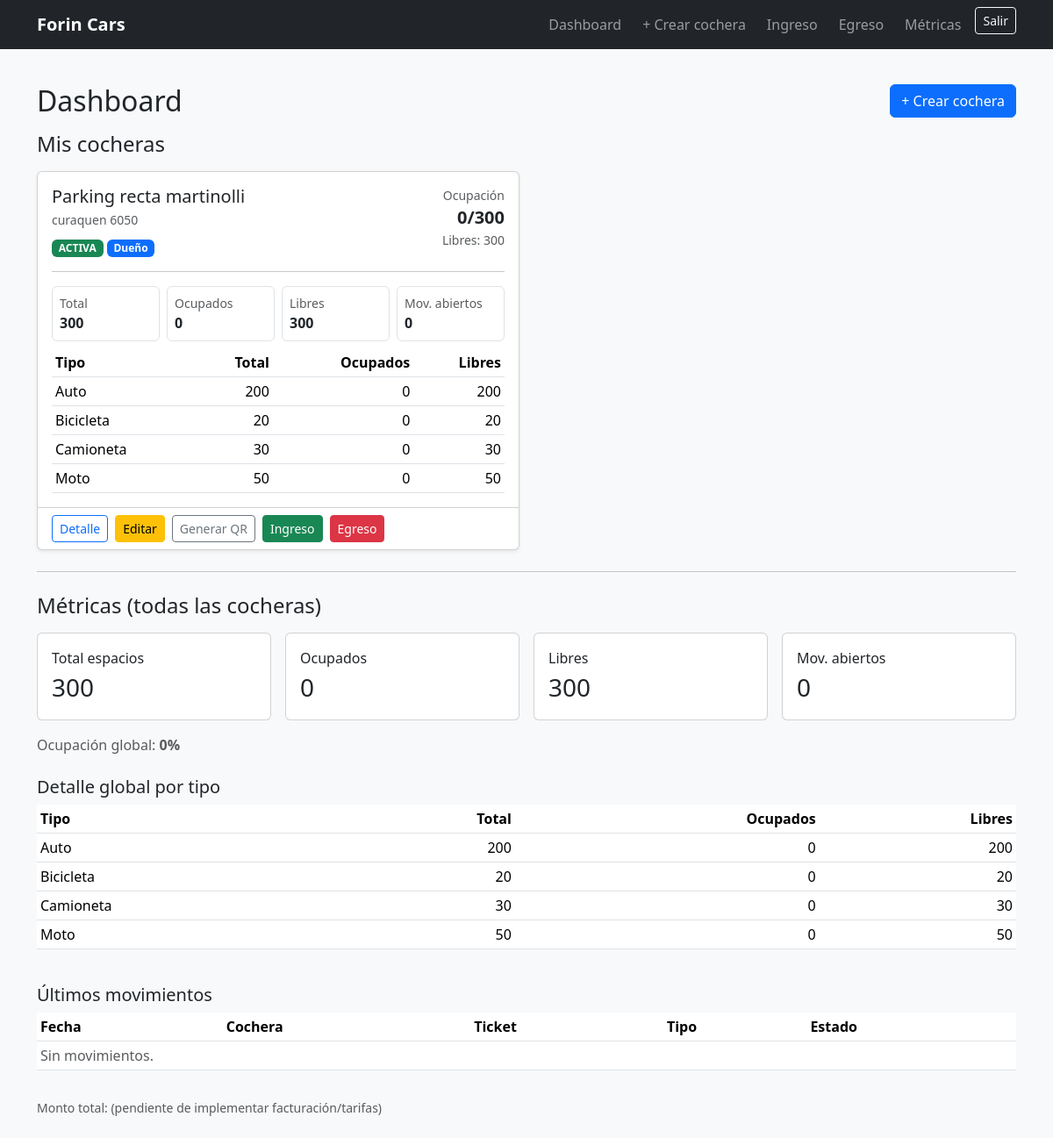
/dashboard/ (signed in), run on an earlier commit of the app's database.
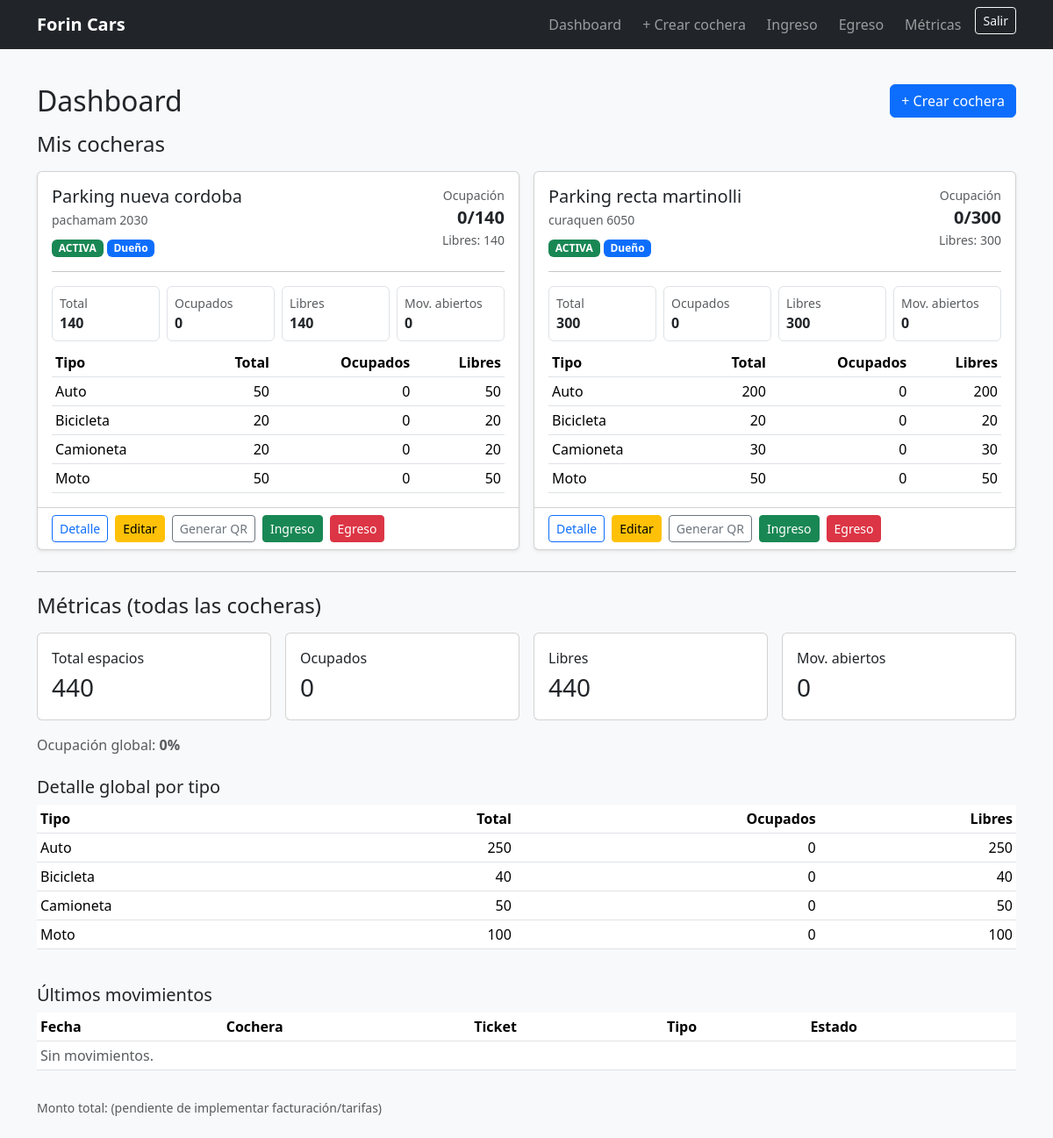
And on a later commit of the database.
### parking/models.py (models this page shows, shortened)
class Cochera(models.Model):
    owner = models.ForeignKey(
        settings.AUTH_USER_MODEL,
        on_delete=models.CASCADE,
        related_name="cocheras",
    )
    nombre = models.CharField(max_length=120)
    direccion = models.CharField(max_length=200, blank=True)
    activa = models.BooleanField(default=True)
    created_at = models.DateTimeField(auto_now_add=True)
    empleados = models.ManyToManyField(
        settings.AUTH_USER_MODEL,
        related_name="cocheras_asignadas",
        blank=True,
        through="CocheraEmpleado",
    )

class TipoEspacio(models.Model):
    nombre = models.CharField(max_length=60, unique=True)

### users/views.py (the view)
# urls.py: path("dashboard/", views.dashboard_view, name="dashboard"),
@login_required
def dashboard_view(request):
    user = request.user
    is_superadmin = user.is_superuser
    is_admin_dueno = is_superadmin or user.groups.filter(name="ADMIN_DUENO").exists()
    is_admin_empleado = is_superadmin or user.groups.filter(name="ADMIN_EMPLEADO").exists()
    can_manage_cochera = is_admin_dueno
    can_operate = is_admin_dueno or is_admin_empleado
    cocheras = (
        Cochera.objects.filter(
            Q(owner=user) |
            Q(cocheraempleado__empleado=user, cocheraempleado__activo=True)
        )
        .filter(activa=True)
        .distinct()
        .order_by("-created_at", "-id")
        .prefetch_related("capacidades__tipo", "espacios__tipo")
    )
    total_espacios = 0
    ocupados = 0
    libres = 0
    mov_abiertos = 0
    totales_por_tipo = {}  # tipo_id -> dict(tipo,total,ocupados,libres)
    cocheras_data = []
    for c in cocheras:
        caps = list(c.capacidades.all())
        total_por_tipo = {cap.tipo_id: cap.cantidad for cap in caps}
        tipo_obj = {cap.tipo_id: cap.tipo for cap in caps}
        espacios = list(c.espacios.all())
        ocupados_por_tipo = defaultdict(int)
        for e in espacios:
            if e.ocupado:
                ocupados_por_tipo[e.tipo_id] += 1
            if e.tipo_id not in tipo_obj:
                tipo_obj[e.tipo_id] = e.tipo
                total_por_tipo.setdefault(e.tipo_id, 0)
        por_tipo_list = []
        total_c = 0
        ocupados_c = 0
        for tipo_id, tipo in sorted(tipo_obj.items(), key=lambda kv: kv[1].nombre):
            t_total = int(total_por_tipo.get(tipo_id, 0))
            t_ocup = int(ocupados_por_tipo.get(tipo_id, 0))
            t_lib = max(t_total - t_ocup, 0)
            por_tipo_list.append({
                "tipo": tipo,
                "total": t_total,
                "ocupados": t_ocup,
                "libres": t_lib,
            })
            total_c += t_total
            ocupados_c += t_ocup
            if tipo_id not in totales_por_tipo:
                totales_por_tipo[tipo_id] = {"tipo": tipo, "total": 0, "ocupados": 0, "libres": 0}
            totales_por_tipo[tipo_id]["total"] += t_total
            totales_por_tipo[tipo_id]["ocupados"] += t_ocup
        libres_c = max(total_c - ocupados_c, 0)
        abiertos_c = c.movimientos.filter(estado="ABIERTO").count()
        total_espacios += total_c
        ocupados += ocupados_c
        libres += libres_c
        mov_abiertos += abiertos_c
        cocheras_data.append({
            "cochera": c,
            "is_owner": (c.owner_id == user.id),
            "total_espacios": total_c,
            "ocupados": ocupados_c,
            "libres": libres_c,
            "mov_abiertos": abiertos_c,
            "por_tipo": por_tipo_list,
        })
    totales_por_tipo_list = []
    for d in totales_por_tipo.values():
        d["libres"] = max(d["total"] - d["ocupados"], 0)
        totales_por_tipo_list.append(d)
    totales_por_tipo_list.sort(key=lambda x: x["tipo"].nombre)
    ocupacion_pct = round((ocupados / total_espacios * 100) if total_espacios else 0, 1)
    ultimos = (
        Movimiento.objects.filter(cochera__in=cocheras)
        .select_related("cochera", "vehiculo", "vehiculo__tipo", "espacio", "espacio__tipo")
        .order_by("-ingreso_at")[:10]
    )
    total_facturado = None
    ctx = {
        "cocheras": cocheras,
        "cocheras_data": cocheras_data,
        "total_espacios": total_espacios,
        "ocupados": ocupados,
        "libres": libres,
        "mov_abiertos": mov_abiertos,
        "ocupacion_pct": ocupacion_pct,
        "ultimos": ultimos,
        "totales_por_tipo": totales_por_tipo_list,
        "is_superadmin": is_superadmin,
        "can_manage_cochera": can_manage_cochera,
        "can_operate": can_operate,
        "total_facturado": total_facturado,
    }
    return render(request, "users/dashboard.html", ctx)

### users/context_processors.py (called while the page is built)
def role_flags(request):
    u = getattr(request, "user", None)
    if not u or not u.is_authenticated:
        return {"can_manage_cochera": False, "can_operate": False, "is_superadmin": False}
    is_superadmin = u.is_superuser
    can_manage_cochera = is_superadmin or u.groups.filter(name="ADMIN_DUENO").exists()
    can_operate = can_manage_cochera or u.groups.filter(name="ADMIN_EMPLEADO").exists()
    return {
        "is_superadmin": is_superadmin,
        "can_manage_cochera": can_manage_cochera,
        "can_operate": can_operate,
    }

### users/templates/users/dashboard.html (shortened to what the changed rows need)
{% extends "base.html" %}
{% block content %}
<div class="container py-4">
  <div class="d-flex align-items-center justify-content-between mb-3">
    <h2 class="m-0">Dashboard</h2>
  </div>
  {% if cocheras_data %}
    <div class="row g-3">
      {% for item in cocheras_data %}
        {% with c=item.cochera %}
        <div class="col-12 col-lg-6">
          <div class="card h-100 shadow-sm">
            <div class="card-body">
              <div class="d-flex align-items-start justify-content-between gap-3">
                <div>
                  <h5 class="card-title mb-1">{{ c.nombre }}</h5>
                  <div class="text-muted small">{{ c.direccion|default:"(sin dirección)" }}</div>
                  <div class="mt-2">
                    <span class="badge text-bg-{% if c.activa %}success{% else %}secondary{% endif %}">
                      {% if c.activa %}ACTIVA{% else %}INACTIVA{% endif %}
                    </span>
                    {% if item.is_owner %}
                      <span class="badge text-bg-primary">Dueño</span>
                    {% else %}
                      <span class="badge text-bg-info">Empleado</span>
                    {% endif %}
                  </div>
                </div>
                <div class="text-end">
                  <div class="small text-muted">Ocupación</div>
                  <div class="fs-5 fw-semibold">{{ item.ocupados }}/{{ item.total_espacios }}</div>
                  <div class="small text-muted">Libres: {{ item.libres }}</div>
                </div>
              </div>
              <hr class="my-3">
              <div class="row g-2 mb-2">
                <div class="col-6 col-md-3">
                  <div class="border rounded p-2">
                    <div class="small text-muted">Total</div>
                    <div class="fw-semibold">{{ item.total_espacios }}</div>
                  </div>
                </div>
                <div class="col-6 col-md-3">
                  <div class="border rounded p-2">
                    <div class="small text-muted">Ocupados</div>
                    <div class="fw-semibold">{{ item.ocupados }}</div>
                  </div>
                </div>
                <div class="col-6 col-md-3">
                  <div class="border rounded p-2">
                    <div class="small text-muted">Libres</div>
                    <div class="fw-semibold">{{ item.libres }}</div>
                  </div>
                </div>
                <div class="col-6 col-md-3">
                  <div class="border rounded p-2">
                    <div class="small text-muted">Mov. abiertos</div>
                    <div class="fw-semibold">{{ item.mov_abiertos }}</div>
                  </div>
                </div>
              </div>
              <div class="table-responsive">
                <table class="table table-sm align-middle mb-0">
                  <thead>
                    <tr>
                      <th>Tipo</th>
                      <th class="text-end">Total</th>
                      <th class="text-end">Ocupados</th>
                      <th class="text-end">Libres</th>
                    </tr>
                  </thead>
                  <tbody>
                    {% for row in item.por_tipo %}
                      <tr>
                        <td>{{ row.tipo.nombre }}</td>
                        <td class="text-end">{{ row.total }}</td>
                        <td class="text-end">{{ row.ocupados }}</td>
                        <td class="text-end">{{ row.libres }}</td>
                      </tr>
                    {% empty %}
                      <tr><td colspan="4" class="text-muted">Sin capacidades configuradas.</td></tr>
                    {% endfor %}
                  </tbody>
                </table>
              </div>
            </div>
            <div class="card-footer bg-transparent d-flex flex-wrap gap-2">
              <a class="btn btn-outline-primary btn-sm" href="{% url 'parking:cochera_detail' c.id %}" >Detalle</a>
              {% if can_manage_cochera and item.is_owner %}
                <a class="btn btn-warning btn-sm" href="{% url 'parking:cochera_edit' c.id %}">Editar</a>
              {% endif %}
              <a class="btn btn-outline-secondary btn-sm" href="{% url 'parking:cochera_qr' c.id %}" target="_blank">
                Generar QR
              </a>
              {% if can_operate %}
                <a class="btn btn-success btn-sm" href="{% url 'parking:ingreso_cochera' c.id %}">Ingreso</a>
                <a class="btn btn-danger btn-sm" href="{% url 'parking:egreso_cochera' c.id %}">Egreso</a>
              {% endif %}
            </div>
          </div>
        </div>
        {% endwith %}
      {% endfor %}
    </div>
  {% endif %}
  <div class="row g-3 mb-3">
    <div class="col-12 col-md-3">
      <div class="card p-3">
        <div>Total espacios</div>
        <div class="fs-3">{{ total_espacios|default:0 }}</div>
      </div>
    </div>
    <div class="col-12 col-md-3">
      <div class="card p-3">
        <div>Libres</div>
        <div class="fs-3">{{ libres|default:0 }}</div>
      </div>
    </div>
  </div>
  <div class="table-responsive">
    <table class="table table-sm align-middle">
      <thead>
        <tr>
          <th>Tipo</th>
          <th class="text-end">Total</th>
          <th class="text-end">Ocupados</th>
          <th class="text-end">Libres</th>
        </tr>
      </thead>
      <tbody>
        {% for row in totales_por_tipo %}
          <tr>
            <td>{{ row.tipo.nombre }}</td>
            <td class="text-end">{{ row.total }}</td>
            <td class="text-end">{{ row.ocupados }}</td>
            <td class="text-end">{{ row.libres }}</td>
          </tr>
        {% empty %}
          <tr><td colspan="4" class="text-muted">No hay datos de capacidades.</td></tr>
        {% endfor %}
      </tbody>
    </table>
  </div>
  <div class="table-responsive">
    <table class="table table-sm align-middle">
      <thead>
        <tr>
          <th>Fecha</th>
          <th>Cochera</th>
          <th>Ticket</th>
          <th>Tipo</th>
          <th>Estado</th>
        </tr>
      </thead>
    </table>
  </div>
</div>
{% endblock %}

What changed in the data, as far as the page shows it:
added Cochera: cochera.nombre "Parking nueva cordoba", cochera.direccion "pachamam 2030", activa "ACTIVA", ocupados "0", total_espacios "140", libres "140", mov_abiertos "0", TipoEspacio (tipo.nombre "Auto", total "50", ocupados "0", libres "50"), TipoEspacio (tipo.nombre "Bicicleta", total "20", ocupados "0", libres "20"), TipoEspacio (tipo.nombre "Camioneta", total "20", ocupados "0", libres "20"), TipoEspacio (tipo.nombre "Moto", total "50", ocupados "0", libres "50")
computed for TipoEspacio "Auto": total "200" → "250"; libres "200" → "250"
computed for TipoEspacio "Bicicleta": total "20" → "40"; libres "20" → "40"
computed for TipoEspacio "Camioneta": total "30" → "50"; libres "30" → "50"
computed for TipoEspacio "Moto": total "50" → "100"; libres "50" → "100"
Also different on the page:
{{ total_espacios|default:0 }}: "300" → "440"
{{ libres|default:0 }}: "300" → "440"
